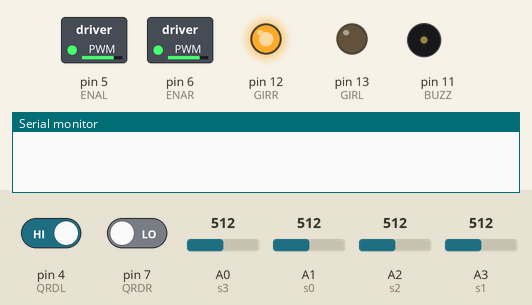
Simulated run of this sketch. Board: Arduino Mega 2560, built with avr-gcc and run on an emulated ATmega2560. Shown: switched loads named in the sketch (green lamp = pin HIGH), output pins drawn as LEDs (lit = HIGH), buzzer (waves = sounding, pin HIGH), the last lines printed to the serial monitor. Dashed ring = blinking. The inputs (shaded band) are chosen by the test bench; at power-on: pin 7 (QRDR) LOW, pin 4 (QRDL) HIGH, A0 (s3) = 512, A1 (s0) = 512, A2 (s2) = 512, A3 (s1) = 512.

Above: at 2.8 s.
2.9 s: pin 7 (QRDR) driven HIGH
At 3.8 s:
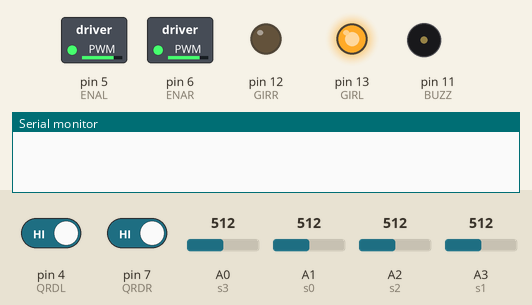
5.9 s: pin 4 (QRDL) driven LOW
At 7.17 s:
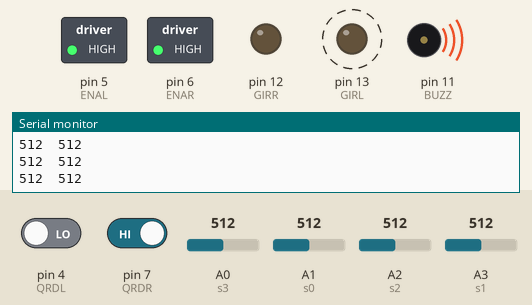
8.9 s: pin 4 (QRDL) driven HIGH
At 10.65 s:
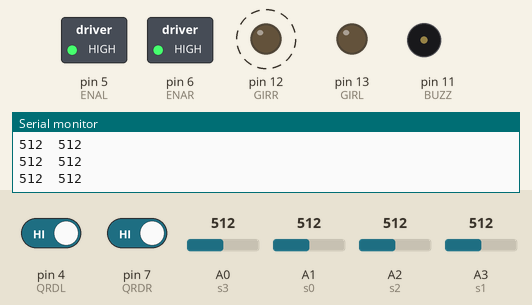
Timing chart, 0 to 17.9 s (numbered marks = the images above; inputs shaded):
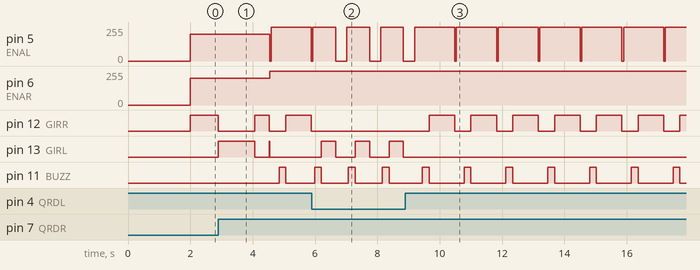

Measured:
- after the input at 2.9 s, pin 5 (ENAL): 200/255 → 255/255 after 1.6 s, → 0/255 1.3 s later; pin 6 (ENAR): 200/255 → 255/255 after 1.6 s
- after the input at 5.9 s, pin 12 (GIRR): stops changing and stays LOW; pin 13 (GIRL): alternates HIGH for 0.46 s and LOW for 0.62 s, starting after 0.30 s
- after the input at 8.9 s, pin 12 (GIRR): alternates HIGH for 0.82 s and LOW for 0.52 s, starting after 0.76 s; pin 13 (GIRL): stops changing and stays LOW

The sketch:

Maze.ino
```cpp
#include <PID_v1.h>

#define s3 A0
#define s1 A3
#define s2 A2
#define s0 A1
#define QRDR 7
#define QRDL 4
#define BUZZ 11
#define ENAL 5
#define ENAR 6
#define GIRL 13
#define GIRR 12

#define C  523
#define CS  524
#define D  587
#define DS  622
#define E  659
#define FA  698
#define FS  740
#define G  784
#define GS  830
#define A  880
#define AS  932
#define B  988

const unsigned int ini_notes[] = {660,660,660,510,660,770,380};
const unsigned int ini_beat[] = {100,100,100,100,100,100,100};
const unsigned int ini_mute[] ={150,300,300,100,300,550,575};

const unsigned int fin_notes[] = {G,C,E,G,C,E,C,G, GS,CS,FA,GS,CS,GS, AS,DS,G,AS,DS,G,DS, DS,DS,DS, C};
const unsigned int fin_beat[] = {100,100,100,100,100,100,100,150,100, 100,100,100,100,100,100,100,150,100, 100,100,100,100,100,100,100,150, 40,40,40, 150};

const int maxpwm = 255; // the maximum speed
const int cal=200;

int path[100], path_step = 0;

int i, x, k, ts = 50, spin = 40, halftape=100, lilbit=20, s[4];

bool flag = false;

double pos, sp=250, power_difference;
int mini0=1023, maxi0=0, mini1=1023, maxi1=0, mini2=1023, maxi2=0, mini3=1023, maxi3=0;

//Specify the links and initial tuning parameters
PID myPID(&pos, &power_difference, &sp, 10, 5, 1, DIRECT);

void setup() {
  // put your setup code here, to run once:
  pinMode(ENAR,OUTPUT);
  pinMode(ENAL,OUTPUT);
  pinMode(GIRR,OUTPUT);
  pinMode(GIRL,OUTPUT);
  pinMode(BUZZ,OUTPUT);
  pinMode(QRDL,INPUT);
  pinMode(QRDR,INPUT);

  digitalWrite(BUZZ, LOW);

  //set and turn the PID on
  myPID.SetOutputLimits(-maxpwm, maxpwm);
  myPID.SetMode(AUTOMATIC);
  myPID.SetSampleTime(50);

  Serial.begin(9600);
  delay(2000);
  //start music
  /*for (int note = 0; note < 7; note++) {
    tone(BUZZ, ini_notes[note], ini_beat[note]);
    delay(ini_mute[note]);
  }*/

  calibrate_line_sensors();
  Serial.print(mini0);
  Serial.print("\t");
  Serial.println(maxi0);
  Serial.print(mini1);
  Serial.print("\t");
  Serial.println(maxi1);
  Serial.print(mini2);
  Serial.print("\t");
  Serial.println(maxi2);
  Serial.print(mini3);
  Serial.print("\t");
  Serial.println(maxi3);


  //delay(3000);
}

void loop() {

  // follow black line
  follow_segment();

  if (digitalRead(QRDR)==false){ // cross section, go rigth
    read_line();
    if (!flag){
      digitalWrite(BUZZ, HIGH);
      delay(halftape);
      digitalWrite(BUZZ, LOW);
      set_motors(maxpwm,maxpwm);
      delay(halftape);
      rigth_sensor();
    }
  }

  if (flag){                            // white space

    flag = false;
    set_motors(maxpwm,maxpwm);
    bool l, r;
    for (i=1;i<lilbit;i++){             // advance a little bit or until turn l/r is found
        delay(ts);
        l = !digitalRead(QRDL);
        r = !digitalRead(QRDR);
        if (l || r){
          digitalWrite(BUZZ, HIGH);
          delay(halftape);
          digitalWrite(BUZZ, LOW);
          l = l | !digitalRead(QRDL);
          r = r | !digitalRead(QRDR);
          if ((l && r) || r){
            rigth_sensor();             // turn rigth
          }else{
            left_sensor();              // turn left
          }
          break;
        }
    }

    if (i == lilbit){
      read_line();
      if (flag){
        flag = false;
        digitalWrite(BUZZ, HIGH);
        delay(halftape);
        digitalWrite(BUZZ, LOW);
        turn_around();
      }else{
        int cont = 0;
        do {
          cont++;
          follow_segment();
        }while(!flag && cont < lilbit);
        if (flag){
          flag = false;
          set_motors(-maxpwm,-maxpwm);
          set_motors(0,0);
          //FINISH music
  /*        for (int note = 0; note < 27; note++) {
            tone(BUZZ, fin_notes[note], fin_beat[note]);
          }
 */         while(1);
        }
      }

    }
  }
/*  read_line();
  Serial.print(s[0]);
  Serial.print(",");
  Serial.print(s[1]);
  Serial.print(",");
  Serial.print(s[2]);
  Serial.print(",");
  Serial.println(s[3]);
  //Serial.print(power_difference);
  //Serial.print('\t');
  Serial.println(pos);
  delay(100);
  */
  flag = false;
}
```

calibrate_sensor.ino
```cpp
/* This function calibrate the analog QTR sensors it use to follow segment
   to recognize white and black
*/
void calibrate_line_sensors(){
  int temp, temp1;

  temp = millis();

  set_motors(cal,-1*cal);

  do{
    s[0]=analogRead(s0);
    s[1]=analogRead(s1);
    s[2]=analogRead(s2);
    s[3]=analogRead(s3);

    if (mini0>s[0])
      mini0=s[0];
    if (mini1>s[1])
      mini1=s[1];
    if (mini2>s[2])
      mini2=s[2];
    if (mini3>s[3])
      mini3=s[3];

    if (maxi0<s[0])
      maxi0=s[0];
    if (maxi1<s[1])
      maxi1=s[1];
    if (maxi2<s[2])
      maxi2=s[2];
    if (maxi3<s[3])
      maxi3=s[3];

    delay(20);
  }while(digitalRead(QRDL) == true && digitalRead(QRDR) == true);
  temp1 = millis();
  spin = (temp1-temp);

  do{
    delay(1);
  }while(digitalRead(QRDL) == false || digitalRead(QRDR) == false);
  temp = millis();

  halftape = (temp - temp1)/4;
  spin = spin + (temp - temp1)/2;
  lilbit = (spin)*2/3;
  lilbit = lilbit/ts;

  set_motors(-1*cal,cal);
  delay(halftape);
  for (i=1;i<=spin/10;i++){
    s[0]=analogRead(s0);
    s[1]=analogRead(s1);
    s[2]=analogRead(s2);
    s[3]=analogRead(s3);

    if (mini0>s[0])
      mini0=s[0];
    if (mini1>s[1])
      mini1=s[1];
    if (mini2>s[2])
      mini2=s[2];
    if (mini3>s[3])
      mini3=s[3];

    if (maxi0<s[0])
      maxi0=s[0];
    if (maxi1<s[1])
      maxi1=s[1];
    if (maxi2<s[2])
      maxi2=s[2];
    if (maxi3<s[3])
      maxi3=s[3];

    delay(20);
  }

  set_motors(cal,-1*cal);
  for (i=1;i<=spin/20;i++){
    s[0]=analogRead(s0);
    s[1]=analogRead(s1);
    s[2]=analogRead(s2);
    s[3]=analogRead(s3);

    if (mini0>s[0])
      mini0=s[0];
    if (mini1>s[1])
      mini1=s[1];
    if (mini2>s[2])
      mini2=s[2];
    if (mini3>s[3])
      mini3=s[3];

    if (maxi0<s[0])
      maxi0=s[0];
    if (maxi1<s[1])
      maxi1=s[1];
    if (maxi2<s[2])
      maxi2=s[2];
    if (maxi3<s[3])
      maxi3=s[3];

    delay(20);
  }

  set_motors(-1*cal,cal);
  delay(10);
  set_motors(0,0);

}
```

follow_segment.ino
```cpp
// Normally, we will be following a line.
// The maximum speed is turned down to maxpwm for reliability.

void follow_segment(){
    // Get the position of the line.
    read_line();

    myPID.Compute();

    // Compute the actual motor settings. We never set either motor
    // to a negative value.
    if(power_difference > 0)
      set_motors(maxpwm-(int)power_difference,maxpwm);
    else
      set_motors(maxpwm,maxpwm+(int)power_difference);

    delay(ts);
    // We use the inner two sensors for
    // determining whether there is a line straight ahead.
}
```

read_line.ino
```cpp
/*
This takes a sensor reading and returns an estimate of the robot’s position
with respect to the line, as a number between 0 and 2000. A value of 2000 means
that the line is to the left, value of 1000 means that the line is directly under
sensors, 2000 means that the line is directly under sensor 2, and so on.
The value returned by read_line() is divided into three possible cases:
◦ 0–1000: the robot is to the right of the line.
◦ 1000: the robot is centered on the line.
◦ 1000–2000: the robot is to the left of the line.
*/

void read_line(){
  float tmp;

  s[0]=analogRead(s0);
  s[1]=analogRead(s1);
  s[2]=analogRead(s2);
  s[3]=analogRead(s3);

  s[0]=map(s[0],mini0,maxi0,0,100);
  s[1]=map(s[1],mini1,maxi1,0,100);
  s[2]=map(s[2],mini2,maxi2,0,100);
  s[3]=map(s[3],mini3,maxi3,0,100);

  tmp = ((float)s[0]*100 + (float)s[1]*200 + (float)s[2]*300 + (float)s[3]*400)/((float)s[0] + (float)s[1] + (float)s[2] + (float)s[3]);

  if (s[1] > 30 && s[2] > 30 && s[3] > 30){                                 //left cross
    tmp = ((float)s[1]*200 + (float)s[2]*300)/((float)s[1] + (float)s[2]);
  }
  if (s[0] > 30 && s[1] > 30 && s[2] > 30){                                 //rigth cross
    tmp = ((float)s[1]*200 + (float)s[2]*300)/((float)s[1] + (float)s[2]);
  }
  if (s[0] > 30 && s[1] > 30 && s[2] > 30 && s[4] > 30){                    //double cross
    tmp = ((float)s[1]*200 + (float)s[2]*300)/((float)s[1] + (float)s[2]);
  }
  if (s[0] < 20 && s[1] < 20 && s[2] < 20 && s[3] < 20){            // white space
    flag = true;
  }
  if ((tmp > 0) && (!flag)){
    pos = tmp;
  }
}
```

set_motors.ino
```cpp
// lets you set the duty cycle, and it uses 8-bit precision: a value of 255
// corresponds to 100% duty cycle. For example, to get 67% on M1 and 33% on
// M2, you would call
// Example: set_motors(171,84);

void set_motors(int pwml, int pwmr){
  if (pwml<0){
    analogWrite(ENAL,-1*pwml);
    digitalWrite(GIRL,1);
  }else{
    analogWrite(ENAL,pwml);
    digitalWrite(GIRL,0);
  }
  if (pwmr<0){
    analogWrite(ENAR,-1*pwmr);
    digitalWrite(GIRR,1);
  }else{
    analogWrite(ENAR,pwmr);
    digitalWrite(GIRR,0);
  }
}
```

turn_around.ino
```cpp
void turn_around(){


  set_motors(maxpwm,-1*maxpwm);
  delay(spin*2-100);

}
```

turn_left.ino
```cpp
// function used to turn the robot rigth

void left_sensor(){
/*  set_motors(-maxpwm,-maxpwm);
  delay(10);
  set_motors(0,0);
  delay(2000);

  set_motors(maxpwm,maxpwm);
  delay(halftape);

  set_motors(-maxpwm,-maxpwm);
  delay(10);
  set_motors(0,0);
  delay(2000);

  set_motors(-1*maxpwm,maxpwm);
  delay(spin);

  set_motors(maxpwm,-maxpwm);
  delay(10);
  set_motors(0,0);
  delay(2000);

  for(k=1;k<=lilbit;k++){
    follow_segment();
  }

  set_motors(-maxpwm,-maxpwm);
  delay(10);
  set_motors(0,0);
  delay(2000);
*/

  set_motors(-1*maxpwm,maxpwm);
  delay(spin);

  for(k=1;k<=lilbit;k++){
    follow_segment();
  }

}
```

turn_rigth.ino
```cpp
// function used to turn the robot rigth

void rigth_sensor(){

/*  set_motors(-maxpwm,-maxpwm);
  delay(10);
  set_motors(0,0);
  delay(2000);

  set_motors(maxpwm,maxpwm);
  delay(halftape);

  set_motors(-maxpwm,-maxpwm);
  delay(10);
  set_motors(0,0);
  delay(2000);

  set_motors(maxpwm,-1*maxpwm);
  delay(spin);

  set_motors(-maxpwm,maxpwm);
  delay(10);
  set_motors(0,0);
  delay(2000);

  for(k=1;k<=lilbit;k++){
    follow_segment();
  }

  set_motors(-maxpwm,-maxpwm);
  delay(10);
  set_motors(0,0);
  delay(2000);
*/

  set_motors(maxpwm,-1*maxpwm);
  delay(spin);

  for(k=1;k<=lilbit;k++){
    follow_segment();
  }
}
```
